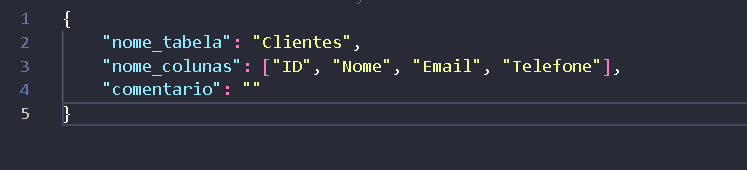
#> input picture dicionario-de-dados-ia/fontes-dados/tabela.png, 747 x 170 px
$ python main.py
#> lines starting #> are read from the running program, lines starting #| are printed output that depends on the picture; after the words box and inside, x2 and y2 are one past the last pixel; in counts of white or black regions, pixels touching at a corner belong together
import json
import cv2

def generate_table_description(json_data):
    """
    Gera uma breve descrição da tabela com base nas colunas fornecidas.
    """
    table_name = json_data.get('nome_tabela', 'Tabela sem nome')
    column_names = json_data.get('nome_colunas', [])

    if not column_names:
        return f"A tabela '{table_name}' não possui colunas definidas."

    description = f"A tabela '{table_name}' contém as seguintes colunas: "
    description += ', '.join(column_names) + "."

    return description

def main(json_file_path, image_path):
    # Ler o arquivo JSON
#> called with json_file_path = './fontes-dados/tabela.json', image_path = './fontes-dados/tabela.png'
    with open(json_file_path, 'r', encoding='utf-8') as file:
#> (reads dicionario-de-dados-ia/fontes-dados/tabela.json from the repository)
        json_data = json.load(file)

    # Verificar se o campo 'comentario' está vazio
    if not json_data.get('comentario'):
        # Gerar uma breve descrição da tabela
        description = generate_table_description(json_data)
        print(description)

        # Carregar e exibir a imagem relacionada usando OpenCV
        image = cv2.imread(image_path)
#> image is the input picture: shape (170, 747, 3); mean B, G, R 58.2, 47, 44.1

        if image is not None:
            # Exibir a imagem
            cv2.imshow('Imagem Relacionada à Tabela', image)
            # Adicionar o texto de descrição na imagem
            cv2.putText(image, description, (10, 30), cv2.FONT_HERSHEY_SIMPLEX, 1, (255, 255, 255), 2, cv2.LINE_AA)
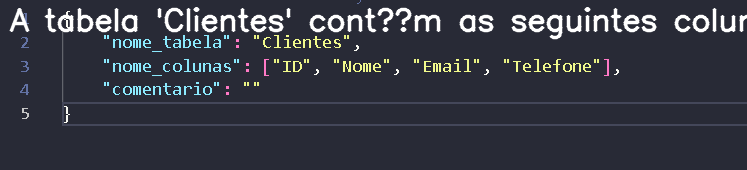
#> image: shape (170, 747, 3); 6.08% of pixels changed, all inside (x1, y1, x2, y2) = (9, 7, 747, 40)
            cv2.imshow('Imagem com Descrição', image)
            cv2.waitKey(0)
            cv2.destroyAllWindows()
        else:
            print(f"Erro: Não foi possível carregar a imagem em {image_path}")
    else:
        print(f"Comentário existente: {json_data['comentario']}")

# Caminho para o arquivo JSON
json_file_path = './fontes-dados/tabela.json'  # Substitua pelo caminho do seu arquivo JSON
# Caminho para a imagem
image_path = './fontes-dados/tabela.png'  # Substitua pelo caminho da sua imagem

# Chamar a função principal
main(json_file_path, image_path)
